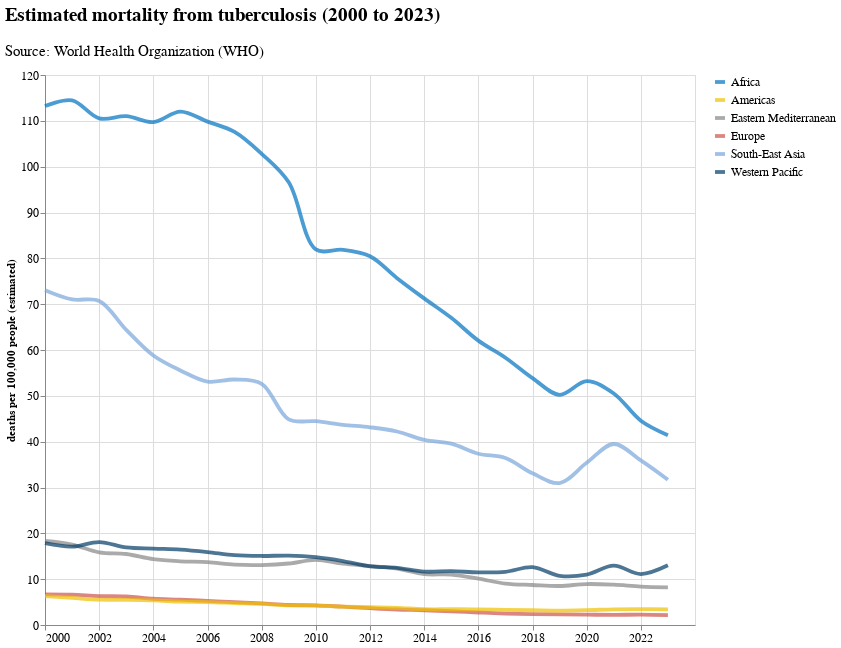

Notebook cell for this chart:
### Code cell
df = duckdb.sql("""

    select g_whoregion as region,
        year,
        round(avg(e_mort_100k), 2) as avg_e_mort_100k
    from tb_data
    group by 1, 2

""").pl()

min_year = df.select(pl.col('year').min()).item()
max_year = df.select(pl.col('year').max()).item()

alt.Chart(
    df,
    width=650,
    height=550,
    title=alt.Title(
        f'Estimated mortality from tuberculosis ({min_year} to {max_year})',
        anchor='start',
        fontSize=18.5, fontWeight='bold',
        subtitle=[
            '',
            'Source: World Health Organization (WHO)'
        ],
        subtitleFontSize=15,
        offset=10,
    ),
).mark_line(
    size=3.8,
    opacity=0.7,
    interpolate='catmull-rom',
).encode(
    x=alt.X(
        'year',
        title='',
        axis=alt.Axis(
            format='d',
            values=list(range(min_year, max_year+1, 2)),
            labelFontSize=12,
        ),
    ),
    y=alt.Y(
        'avg_e_mort_100k',
        title='deaths per 100,000 people (estimated)',
        axis=alt.Axis(values=range(0, 120+1, 10), labelFontSize=12)
    ),
    color=alt.Color(
        'region',
        title='',
        scale=alt.Scale(range=jco_colors),
        legend=alt.Legend(
            symbolSize=100,
            symbolStrokeWidth=3.8,
            labelFontSize=12,
        ),
    ),
    tooltip='region',
)

### Figure 1 — Vega-Lite specification as saved in the notebook (floating-point values rounded to 4 significant figures; data arrays with more than 128 entries replaced by an {"elided": "..."} marker saying what was removed)
{"usermeta": {"embedOptions": {"theme": "ggplot2"}}, "config": {"view": {"continuousWidth": 300, "continuousHeight": 300}}, "data": {"name": "data-038d660ab143f4ef9a3aa5c829eec868"}, "mark": {"type": "line", "interpolate": "catmull-rom", "opacity": 0.7, "size": 3.8}, "encoding": {"color": {"field": "region", "legend": {"labelFontSize": 12, "symbolSize": 100, "symbolStrokeWidth": 3.8}, "scale": {"range": ["#0073C2", "#EFC000", "#868686", "#CD534C", "#7AA6DC", "#003C67", "#8F7700", "#3B3B3B", "#A73030", "#4A6990"]}, "title": "", "type": "nominal"}, "tooltip": {"field": "region", "type": "nominal"}, "x": {"axis": {"format": "d", "labelFontSize": 12, "values": [2000, 2002, 2004, 2006, 2008, 2010, 2012, 2014, 2016, 2018, 2020, 2022]}, "field": "year", "title": "", "type": "quantitative"}, "y": {"axis": {"labelFontSize": 12, "values": [0, 10, 20, 30, 40, 50, 60, 70, 80, 90, 100, 110, 120]}, "field": "avg_e_mort_100k", "title": "deaths per 100,000 people (estimated)", "type": "quantitative"}}, "height": 550, "title": {"text": "Estimated mortality from tuberculosis (2000 to 2023)", "anchor": "start", "fontSize": 18.5, "fontWeight": "bold", "offset": 10, "subtitle": ["", "Source: World Health Organization (WHO)"], "subtitleFontSize": 15}, "width": 650, "$schema": "https://vega.github.io/schema/vega-lite/v5.20.1.json", "datasets": {"data-038d660ab143f4ef9a3aa5c829eec868": {"elided": "144 records"}}}
